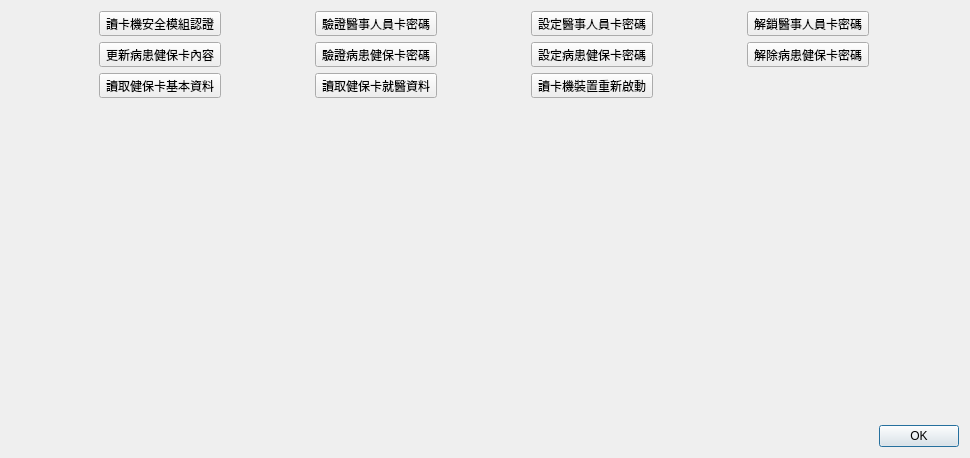
<?xml version="1.0" encoding="UTF-8"?>
<ui version="4.0">
 <class>Dialog_ic_card</class>
 <widget class="QDialog" name="Dialog_ic_card">
  <property name="geometry">
   <rect>
    <x>0</x>
    <y>0</y>
    <width>970</width>
    <height>458</height>
   </rect>
  </property>
  <property name="sizePolicy">
   <sizepolicy hsizetype="Preferred" vsizetype="Preferred">
    <horstretch>0</horstretch>
    <verstretch>0</verstretch>
   </sizepolicy>
  </property>
  <property name="windowTitle">
   <string>健保IC卡作業</string>
  </property>
  <layout class="QVBoxLayout" name="verticalLayout">
   <item>
    <layout class="QGridLayout" name="gridLayout">
     <item row="1" column="2">
      <widget class="QToolButton" name="toolButton_set_ic_card_pin">
       <property name="text">
        <string>設定病患健保卡密碼</string>
       </property>
       <property name="icon">
        <iconset>
         <normaloff>../icons/user-info.png</normaloff>../icons/user-info.png</iconset>
       </property>
       <property name="iconSize">
        <size>
         <width>36</width>
         <height>36</height>
        </size>
       </property>
       <property name="toolButtonStyle">
        <enum>Qt::ToolButtonTextUnderIcon</enum>
       </property>
      </widget>
     </item>
     <item row="0" column="0">
      <widget class="QToolButton" name="toolButton_verify_sam">
       <property name="text">
        <string>讀卡機安全模組認證</string>
       </property>
       <property name="icon">
        <iconset>
         <normaloff>../icons/emblem-default.png</normaloff>../icons/emblem-default.png</iconset>
       </property>
       <property name="iconSize">
        <size>
         <width>36</width>
         <height>36</height>
        </size>
       </property>
       <property name="toolButtonStyle">
        <enum>Qt::ToolButtonTextUnderIcon</enum>
       </property>
      </widget>
     </item>
     <item row="1" column="0">
      <widget class="QToolButton" name="toolButton_update_ic_card">
       <property name="text">
        <string>更新病患健保卡內容</string>
       </property>
       <property name="icon">
        <iconset>
         <normaloff>../icons/appointment-new.png</normaloff>../icons/appointment-new.png</iconset>
       </property>
       <property name="iconSize">
        <size>
         <width>36</width>
         <height>36</height>
        </size>
       </property>
       <property name="toolButtonStyle">
        <enum>Qt::ToolButtonTextUnderIcon</enum>
       </property>
      </widget>
     </item>
     <item row="0" column="3">
      <widget class="QToolButton" name="toolButton_unlock_hpc_pin">
       <property name="text">
        <string>解鎖醫事人員卡密碼</string>
       </property>
       <property name="icon">
        <iconset>
         <normaloff>../icons/preferences-system-privacy.png</normaloff>../icons/preferences-system-privacy.png</iconset>
       </property>
       <property name="iconSize">
        <size>
         <width>36</width>
         <height>36</height>
        </size>
       </property>
       <property name="toolButtonStyle">
        <enum>Qt::ToolButtonTextUnderIcon</enum>
       </property>
      </widget>
     </item>
     <item row="1" column="3">
      <widget class="QToolButton" name="toolButton_disable_ic_card_pin">
       <property name="text">
        <string>解除病患健保卡密碼</string>
       </property>
       <property name="icon">
        <iconset>
         <normaloff>../icons/avatar-default.png</normaloff>../icons/avatar-default.png</iconset>
       </property>
       <property name="iconSize">
        <size>
         <width>36</width>
         <height>36</height>
        </size>
       </property>
       <property name="toolButtonStyle">
        <enum>Qt::ToolButtonTextUnderIcon</enum>
       </property>
      </widget>
     </item>
     <item row="0" column="1">
      <widget class="QToolButton" name="toolButton_verify_hpc_pin">
       <property name="text">
        <string>驗證醫事人員卡密碼</string>
       </property>
       <property name="icon">
        <iconset>
         <normaloff>../icons/application-certificate.png</normaloff>../icons/application-certificate.png</iconset>
       </property>
       <property name="iconSize">
        <size>
         <width>36</width>
         <height>36</height>
        </size>
       </property>
       <property name="toolButtonStyle">
        <enum>Qt::ToolButtonTextUnderIcon</enum>
       </property>
      </widget>
     </item>
     <item row="0" column="2">
      <widget class="QToolButton" name="toolButton_set_hpc_pin">
       <property name="text">
        <string>設定醫事人員卡密碼</string>
       </property>
       <property name="icon">
        <iconset>
         <normaloff>../icons/accessories-calculator.png</normaloff>../icons/accessories-calculator.png</iconset>
       </property>
       <property name="iconSize">
        <size>
         <width>36</width>
         <height>36</height>
        </size>
       </property>
       <property name="toolButtonStyle">
        <enum>Qt::ToolButtonTextUnderIcon</enum>
       </property>
      </widget>
     </item>
     <item row="1" column="1">
      <widget class="QToolButton" name="toolButton_verify_ic_card_pin">
       <property name="text">
        <string>驗證病患健保卡密碼</string>
       </property>
       <property name="icon">
        <iconset>
         <normaloff>../icons/contact-new.png</normaloff>../icons/contact-new.png</iconset>
       </property>
       <property name="iconSize">
        <size>
         <width>36</width>
         <height>36</height>
        </size>
       </property>
       <property name="toolButtonStyle">
        <enum>Qt::ToolButtonTextUnderIcon</enum>
       </property>
      </widget>
     </item>
     <item row="3" column="0">
      <widget class="QToolButton" name="toolButton_ic_card_info">
       <property name="text">
        <string>讀取健保卡基本資料</string>
       </property>
       <property name="icon">
        <iconset>
         <normaloff>../icons/document-new.png</normaloff>../icons/document-new.png</iconset>
       </property>
       <property name="iconSize">
        <size>
         <width>36</width>
         <height>36</height>
        </size>
       </property>
       <property name="toolButtonStyle">
        <enum>Qt::ToolButtonTextUnderIcon</enum>
       </property>
      </widget>
     </item>
     <item row="3" column="2">
      <widget class="QToolButton" name="toolButton_reset_reader">
       <property name="text">
        <string>讀卡機裝置重新啟動</string>
       </property>
       <property name="icon">
        <iconset>
         <normaloff>../icons/start-here.png</normaloff>../icons/start-here.png</iconset>
       </property>
       <property name="iconSize">
        <size>
         <width>36</width>
         <height>36</height>
        </size>
       </property>
       <property name="toolButtonStyle">
        <enum>Qt::ToolButtonTextUnderIcon</enum>
       </property>
      </widget>
     </item>
     <item row="3" column="1">
      <widget class="QToolButton" name="toolButton_ic_card_treat_info">
       <property name="text">
        <string>讀取健保卡就醫資料</string>
       </property>
       <property name="icon">
        <iconset>
         <normaloff>../icons/application-x-love-game.png</normaloff>../icons/application-x-love-game.png</iconset>
       </property>
       <property name="iconSize">
        <size>
         <width>36</width>
         <height>36</height>
        </size>
       </property>
       <property name="toolButtonStyle">
        <enum>Qt::ToolButtonTextUnderIcon</enum>
       </property>
      </widget>
     </item>
    </layout>
   </item>
   <item>
    <spacer name="verticalSpacer">
     <property name="orientation">
      <enum>Qt::Vertical</enum>
     </property>
     <property name="sizeHint" stdset="0">
      <size>
       <width>20</width>
       <height>40</height>
      </size>
     </property>
    </spacer>
   </item>
   <item>
    <widget class="QDialogButtonBox" name="buttonBox">
     <property name="standardButtons">
      <set>QDialogButtonBox::Ok</set>
     </property>
    </widget>
   </item>
  </layout>
 </widget>
 <resources/>
 <connections/>
</ui>
